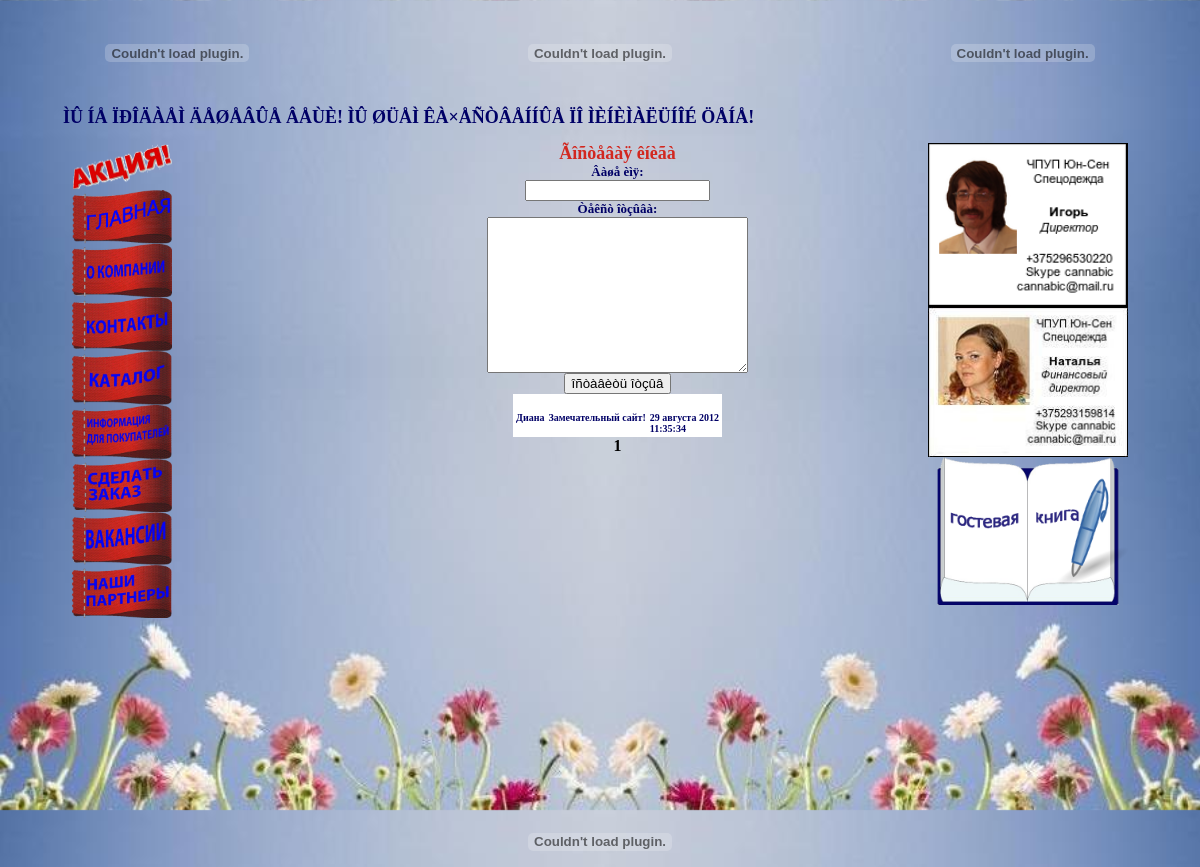
Screenshot of /book.php with the database file from the repository.
### tables this page shows
CREATE TABLE IF NOT EXISTS `book` (
  `id` int(11) NOT NULL AUTO_INCREMENT,
  `name` text NOT NULL,
  `text` text NOT NULL,
  `date` text NOT NULL,
  `time` text NOT NULL,
  PRIMARY KEY (`id`)
);

### book.php (the view, shortened to what this page needs)
<!DOCTYPE HTML PUBLIC "-//W3C//DTD HTML 4.01 Frameset//EN" "http://www.w3.org/TR/html4/frameset.dtd"><html>
 <head>
  <link rel="stylesheet" type="text/css" href="gallerystyle.css" />
<link rel="stylesheet" href="imagesize.css" type="text/css" />
</head>
<body align = center link = "#d22820"
alink = "#000066"
vlink = "#000066">
<div id="content"><div align = center>
<table width = 90%>
<tr>
<td align = center>
<embed src="images/logo.swf" width = '150px' height = '100px' quality="high"  TYPE="application/x-shockwave-flash" wmode="transparent" loop="true" autoplay="true" pluginspage="http://www.macromedia.com/go/getflashplayer"></embed>
</td>
<td align = center>
<embed src="images/text.swf" width = '400px' height = '100px' quality="high"  TYPE="application/x-shockwave-flash" wmode="transparent" loop="true" autoplay="true" pluginspage="http://www.macromedia.com/go/getflashplayer"></embed>
</td>
<td align = center>
<embed src="images/phones.swf" width = '150px' height = '100px' quality="high"  TYPE="application/x-shockwave-flash" wmode="transparent" loop="true" autoplay="true" pluginspage="http://www.macromedia.com/go/getflashplayer"></embed>
</td>
</tr>
<tr>
<td colspan = 3><marquee>
<font size = 4px color="#000066" face="Verdana"><B>ÌÛ ÍÅ ÏÐÎÄÀÅÌ ÄÅØÅÂÛÅ ÂÅÙÈ! ÌÛ ØÜÅÌ ÊÀ×ÅÑÒÂÅÍÍÛÅ ÏÎ ÌÈÍÈÌÀËÜÍÎÉ ÖÅÍÅ!</B></font>
</marquee></td></tr>
</table>
</div>
<div align = center>
<table border="0"  width="90%" cellpadding = 10%>
<tr>
<td valign = top rowspan = 2>
<a href = empty.php><img src = "images/act.gif" width = 100px></img><br>
<a href = index.php><img src = "images/index.gif" width = 100px></img></a><br>
<a href = company.php><img src = "images/company.gif" width = 100px></img></a><br>
<a href = contacts.php><img src = "images/contacts.gif" width = 100px></img></a><br>
<a href = catalog.php><img src = "images/catalog.gif" width = 100px></img></a><br>
<a href = info.php><img src = "images/info.gif" width = 100px></img></a><br>
<a href = vhod.php><img src = "images/zakaz.gif" width = 100px></img></a><br>
<a href = work.php><img src = "images/work.gif" width = 100px></img></a><br>
<a href = friends.php><img src = "images/friends.gif" width = 100px></img></a><br>
</td>
<td valign = top rowspan = 2 align="center">
<div align=center><font size = 4px color="#d22820" face="Verdana"><B>Ãîñòåâàÿ êíèãà</B></font></div>
<form method ="POST" action="insert_book.php" name = "form">
<font size = 2px color="#000066" face="Verdana"><B>Âàøå èìÿ:</B></font><br/>
<input type ="text" name = "name"> <br/>
<font size = 2px color="#000066" face="Verdana"><B>Òåêñò îòçûâà:</B></font><br/>
<textarea cols = "30" rows = "10" name = "text" ></textarea> <br/>
<input type ="submit" name = "ok" onClick="test(this.form)" value="îñòàâèòü îòçûâ"/>
</form>
<?php
$num = 25;
$page = $_GET['page'];
$page = intval($page);
if(empty($page) or $page < 0) $page = 1;
$start = $page * $num - $num;
    echo ('<table bgcolor = #FFFFFF>');
$result = mysql_query("SELECT * FROM book ORDER BY id DESC LIMIT $start, $num");
do
{
    echo ('<tr>');
    echo ('<td valign = top>');
    echo ('<font size = 1px color="#000066" face="Verdana"><B>');
    echo ($row['name']);
    echo ('</B></font>');
    echo ('</td>');
    echo ('<td valign = top>');
    echo ('<font size = 1px color="#000066" face="Verdana"><B>');
    echo ($row['text']);
    echo ('</B></font>');
    echo ('</td>');
    echo ('<td valign = top>');
    echo ('<font size = 1px color="#000066" face="Verdana"><B>');
    echo ($row['date']);
    echo ('<br>');
    echo ($row['time']);
    echo ('</B></font>');
    echo ('</td>');
    echo ('</tr>');
}
while ($row = mysql_fetch_array($result));
echo ('</table>');
echo $pervpage.$page2left.$page1left.'<b>'.$page.'</b>'.$page1right.$page2right.$nextpage;
?>
<td valign = top align = right WIDTH = 200PX>
<img src = images/igor.png WIDTH = 200PX>
<br><img src = images/natalia.JPG WIDTH = 200PX><br>
<a href = book.php><img src = "images/book.gif" width = 200px></img></a><br>
<div align="center">
<iframe src="tag.html"
width="200" height="200"
align="left" scrolling=no
frameborder="0">
    Âàø áðàóçåð íå ïîääåðæèâàåò ïëàâàþùèå ôðåéìû!
 </iframe>
</div>
</tr>
</table>
</div>
<embed src="images/end.swf" width = '90%' height = '50px' quality="high"  TYPE="application/x-shockwave-flash" wmode="transparent" loop="true" autoplay="true" pluginspage="http://www.macromedia.com/go/getflashplayer"></embed>
</div>
</body>
</html>

### book.php (style rules this page uses)
html { overflow-x: hidden; }
#content { position:absolute; top:0; bottom:0; left:0; right:0; z-index:9999 }

### rows the page displays
book: name "Диана", text "Замечательный сайт!", date "29 августа 2012", time "11:35:34"

### other values shown
$page "1"
